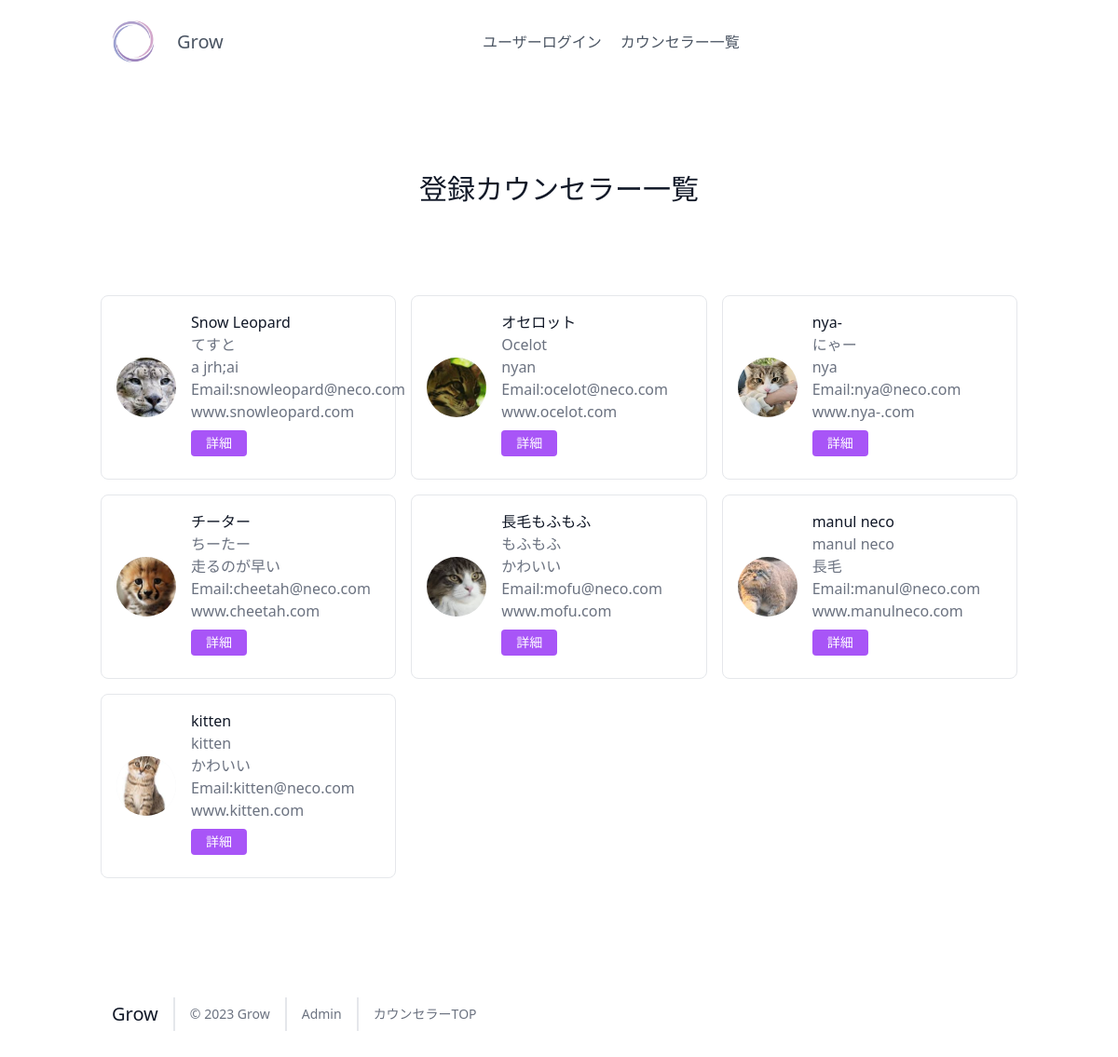
The page /select.php on the database its author committed.
### tables this page shows
CREATE TABLE `counselor_table` (
  `id` int(12) NOT NULL,
  `organization` varchar(64) NOT NULL,
  `name` varchar(64) NOT NULL,
  `kana` varchar(64) NOT NULL,
  `certification` varchar(64) NOT NULL,
  `email` varchar(124) NOT NULL,
  `password` varchar(12) NOT NULL,
  `tel` varchar(64) NOT NULL,
  `website` varchar(124) NOT NULL,
  `address` varchar(124) NOT NULL,
  `details` text NOT NULL,
  `file_name` varchar(255) NOT NULL,
  `file_path` varchar(255) NOT NULL,
  `date_time` datetime NOT NULL DEFAULT current_timestamp(),
  `update_time` datetime NOT NULL DEFAULT current_timestamp() ON UPDATE current_timestamp()
);

### funcs.php (called while the page is built, shortened)
<?php
function h($str)
{
  return htmlspecialchars($str, ENT_QUOTES, 'UTF-8');
}

### select.php (the view, shortened to what this page needs)
<?php
require_once('funcs.php');
try {
  $pdo = new PDO('mysql:dbname=practice;charset=utf8;host=localhost','root','');
} catch (PDOException $e) {
  exit('DBConnectError'.$e->getMessage());
}
$stmt = $pdo->prepare("SELECT * FROM counselor_table");
$status = $stmt->execute();
$view = "";
if ($status == false) {
  $error = $stmt->errorInfo();
  exit("ErrorQuery:" . $error[2]);
} else {
  while ($result = $stmt->fetch(PDO::FETCH_ASSOC)) {
    $view .= '<div class="p-2 lg:w-1/3 md:w-1/2 w-full"><div class="h-full flex items-center border-gray-200 border p-4 rounded-lg">';
    $view .= '<img alt="counselor" class="w-16 h-16 bg-gray-100 object-cover object-center flex-shrink-0 rounded-full mr-4" src="'. $result['file_path'] .'">';
    $view .= '<div class="flex-grow"><h2 class="text-gray-900 title-font font-medium">';
    $view .= h($result['organization'] );
    $view .= '</h2>';
    $view .= '<p class="text-gray-500">';
    $view .= h($result['name'], ENT_QUOTES) . '<br>' . h($result['certification']). '<br>' . 'Email:' . h($result['email']). '<br>' . h($result['website']);
    $view .= '</p>';
    $view .= '<a href="detail.php?id=' . $result['id'] . '">';
    $view .= '<button class="inline-flex text-white bg-purple-500 border-0 py-1 px-4 my-2 focus:outline-none hover:bg-purple-600 rounded text-sm">詳細</button>';
    $view .= '</a>';
    $view .= '</div></div></div>';
  }
}
?>
<!DOCTYPE html>
<html lang="ja">
<head>
<script src="https://cdn.tailwindcss.com"></script>
</head>
<body>
<?php include 'header.php'; ?>
<section class="text-gray-600 body-font">
  <div class="container px-5 py-24 mx-auto">
    <div class="flex flex-col text-center w-full mb-20">
      <h1 class="sm:text-3xl text-2xl font-medium title-font mb-4 text-gray-900">登録カウンセラー一覧</h1>
    </div>
    <div class="flex flex-wrap -m-2"><?= $view ?></div>
  </div>
</section>
<?php include 'footer.php'; ?>
</body>
</html>

### header.php
<header class="text-gray-600 body-font">
  <div class="container mx-auto flex flex-wrap p-5 flex-col md:flex-row items-center">
    <a class="flex title-font font-medium items-center text-gray-900 mb-4 md:mb-0">
      <a href="./index.php"><img src="./images/logo.jpg" alt="logo" width="70">
      <a href="./index.php"><span class="ml-3 text-xl">Grow</span></a>
    </a>
    <nav class="md:ml-auto md:mr-auto flex flex-wrap items-center text-base justify-center">
      <a class="mr-5 hover:text-gray-900 hover:scale-105" href="./login_client.php">ユーザーログイン</a>
      <a class="mr-5 hover:text-gray-900 hover:scale-105" href="./select.php">カウンセラー一覧</a>
    </nav>
  </div>
</header>

### footer.php
<footer class="text-gray-600 body-font">
    <div class="container px-5 py-8 mx-auto flex items-center sm:flex-row flex-col">
        <a class="flex title-font font-medium items-center md:justify-start justify-center text-gray-900">
            <span class="ml-3 text-xl">Grow</span>
        </a>
        <p class="text-sm text-gray-500 sm:ml-4 sm:pl-4 sm:border-l-2 sm:border-gray-200 sm:py-2 sm:mt-0 mt-4">© 2023 Grow</p>
        <p class="text-sm text-gray-500 sm:ml-4 sm:pl-4 sm:border-l-2 sm:border-gray-200 sm:py-2 sm:mt-0 mt-4"><a href="./login_admin.php">Admin</a></p>
        <p class="text-sm text-gray-500 sm:ml-4 sm:pl-4 sm:border-l-2 sm:border-gray-200 sm:py-2 sm:mt-0 mt-4"><a href="./counselor_top.php">カウンセラーTOP</a></p>
    </div>
</footer>

### rows shown on the page
counselor_table: file_path (picture), value "Snow Leopard", name "てすと", certification "a jrh;ai", email "snowleopard@neco.com", website "www.snowleopard.com"
counselor_table: file_path (picture), value "オセロット", name "Ocelot", certification "nyan", email "ocelot@neco.com", website "www.ocelot.com"
counselor_table: file_path (picture), value "nya-", name "にゃー", certification "nya", email "nya@neco.com", website "www.nya-.com"
counselor_table: file_path (picture), value "チーター", name "ちーたー", certification "走るのが早い", email "cheetah@neco.com", website "www.cheetah.com"
counselor_table: file_path (picture), value "長毛もふもふ", name "もふもふ", certification "かわいい", email "mofu@neco.com", website "www.mofu.com"
counselor_table: file_path (picture), value "manul neco", name "manul neco", certification "長毛", email "manul@neco.com", website "www.manulneco.com"
counselor_table: file_path (picture), value "kitten", name "kitten", certification "かわいい", email "kitten@neco.com", website "www.kitten.com"
